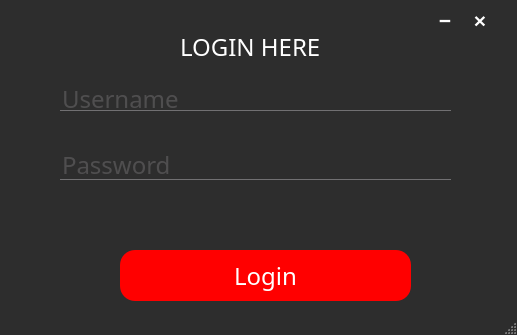
<?xml version="1.0" encoding="UTF-8"?>
<ui version="4.0">
 <class>loginForm</class>
 <widget class="QMainWindow" name="loginForm">
  <property name="geometry">
   <rect>
    <x>0</x>
    <y>0</y>
    <width>517</width>
    <height>335</height>
   </rect>
  </property>
  <property name="windowTitle">
   <string>MainWindow</string>
  </property>
  <property name="styleSheet">
   <string notr="true">#statusbar
{
	color: white;
	border-radius: 15px;
}
#centralwidget
{
	border-radius: 15px;
}
#loginForm
{

background:#2D2D2D;
border-radius: 15px;
	
}

#frame
{
	background:#2D2D2D;
	border-radius: 15px;
}



#toolButton
{
	background: red;
	border-radius:30px;
}

#label_5
{
	color: white;
background: transparent;
	font-family: century gothic;
	font-size: 24px
}
#label_6
{
	color: white;
background: transparent;
	font-family: century gothic;
	font-size: 24px
}




</string>
  </property>
  <widget class="QWidget" name="centralwidget">
   <widget class="QStackedWidget" name="stackedWidget">
    <property name="geometry">
     <rect>
      <x>0</x>
      <y>0</y>
      <width>521</width>
      <height>601</height>
     </rect>
    </property>
    <property name="currentIndex">
     <number>1</number>
    </property>
    <widget class="QWidget" name="page_3"/>
    <widget class="QWidget" name="page">
     <widget class="QFrame" name="frame">
      <property name="geometry">
       <rect>
        <x>0</x>
        <y>0</y>
        <width>521</width>
        <height>341</height>
       </rect>
      </property>
      <property name="styleSheet">
       <string notr="true"/>
      </property>
      <property name="frameShape">
       <enum>QFrame::StyledPanel</enum>
      </property>
      <property name="frameShadow">
       <enum>QFrame::Raised</enum>
      </property>
      <widget class="QLineEdit" name="lineEdit_login">
       <property name="geometry">
        <rect>
         <x>60</x>
         <y>87</y>
         <width>391</width>
         <height>24</height>
        </rect>
       </property>
       <property name="styleSheet">
        <string notr="true">*{
background: transparent;
border: none;
color: #717072;
border-bottom: 1px solid  #717072;
	font-family: century gothic;
	font-size: 24px
}

</string>
       </property>
       <property name="text">
        <string/>
       </property>
       <property name="placeholderText">
        <string>Username</string>
       </property>
      </widget>
      <widget class="QLineEdit" name="lineEdit_password">
       <property name="geometry">
        <rect>
         <x>60</x>
         <y>149</y>
         <width>391</width>
         <height>31</height>
        </rect>
       </property>
       <property name="styleSheet">
        <string notr="true">*{
background: transparent;
border: none;
color: #717072;
border-bottom: 1px solid  #717072;
	font-family: century gothic;
	font-size: 24px
}

</string>
       </property>
       <property name="echoMode">
        <enum>QLineEdit::Password</enum>
       </property>
       <property name="placeholderText">
        <string>Password</string>
       </property>
      </widget>
      <widget class="QPushButton" name="pushButton_login">
       <property name="geometry">
        <rect>
         <x>120</x>
         <y>250</y>
         <width>291</width>
         <height>51</height>
        </rect>
       </property>
       <property name="styleSheet">
        <string notr="true">
#pushButton_login
{
	color: white;
	border-radius: 15px;
	background: red;
	font-family: century gothic;
	font-size: 24px

}

#pushButton_login:hover
{
	color: #333;
	border-radius: 15px;
	background: #49ebff;
	font-family: century gothic;
	font-size: 24px

}

</string>
       </property>
       <property name="text">
        <string>Login</string>
       </property>
      </widget>
      <widget class="QLabel" name="label_6">
       <property name="geometry">
        <rect>
         <x>180</x>
         <y>37</y>
         <width>151</width>
         <height>20</height>
        </rect>
       </property>
       <property name="text">
        <string>LOGIN HERE</string>
       </property>
      </widget>
      <widget class="QPushButton" name="minimizeButton">
       <property name="geometry">
        <rect>
         <x>430</x>
         <y>0</y>
         <width>30</width>
         <height>40</height>
        </rect>
       </property>
       <property name="font">
        <font>
         <pointsize>16</pointsize>
         <bold>true</bold>
        </font>
       </property>
       <property name="cursor">
        <cursorShape>PointingHandCursor</cursorShape>
       </property>
       <property name="styleSheet">
        <string notr="true">
#minimizeButton
{
	border:none;
color:white;
}

#minimizeButton:hover
{
	border:none;
color:#EB0000;
}</string>
       </property>
       <property name="text">
        <string>−</string>
       </property>
      </widget>
      <widget class="QPushButton" name="closeButton">
       <property name="geometry">
        <rect>
         <x>460</x>
         <y>0</y>
         <width>40</width>
         <height>40</height>
        </rect>
       </property>
       <property name="font">
        <font>
         <pointsize>16</pointsize>
         <bold>true</bold>
        </font>
       </property>
       <property name="cursor">
        <cursorShape>PointingHandCursor</cursorShape>
       </property>
       <property name="styleSheet">
        <string notr="true">#closeButton
{
	border:none;
color:white;
}

#closeButton:hover
{
	border:none;
color:#EB0000;
}</string>
       </property>
       <property name="text">
        <string>×</string>
       </property>
      </widget>
     </widget>
    </widget>
    <widget class="QWidget" name="page_2">
     <widget class="QLabel" name="label">
      <property name="geometry">
       <rect>
        <x>79</x>
        <y>20</y>
        <width>411</width>
        <height>201</height>
       </rect>
      </property>
      <property name="text">
       <string>&lt;html&gt;&lt;head/&gt;&lt;body&gt;&lt;p&gt;&lt;span style=&quot; font-size:36pt; color:#ffffff;&quot;&gt;Non connected&lt;/span&gt;&lt;/p&gt;&lt;/body&gt;&lt;/html&gt;</string>
      </property>
     </widget>
    </widget>
   </widget>
  </widget>
  <widget class="QStatusBar" name="statusbar"/>
 </widget>
 <resources/>
 <connections/>
</ui>
